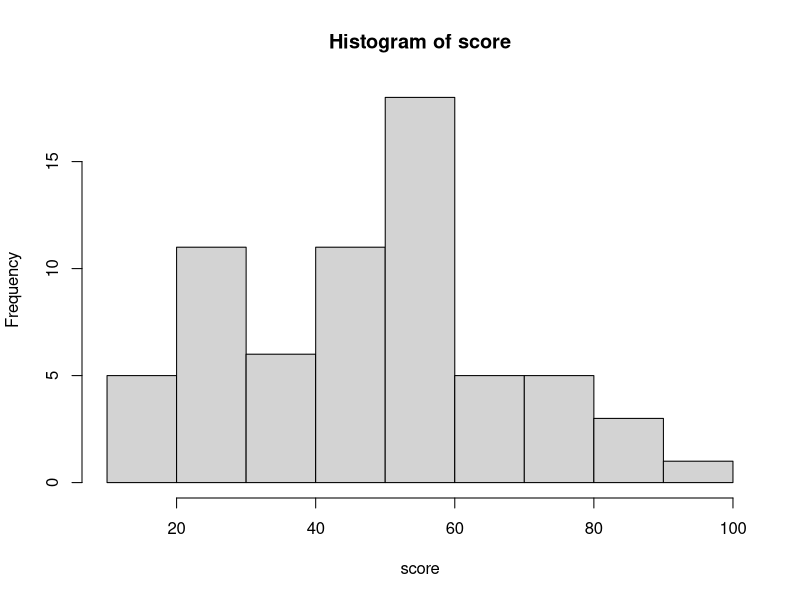
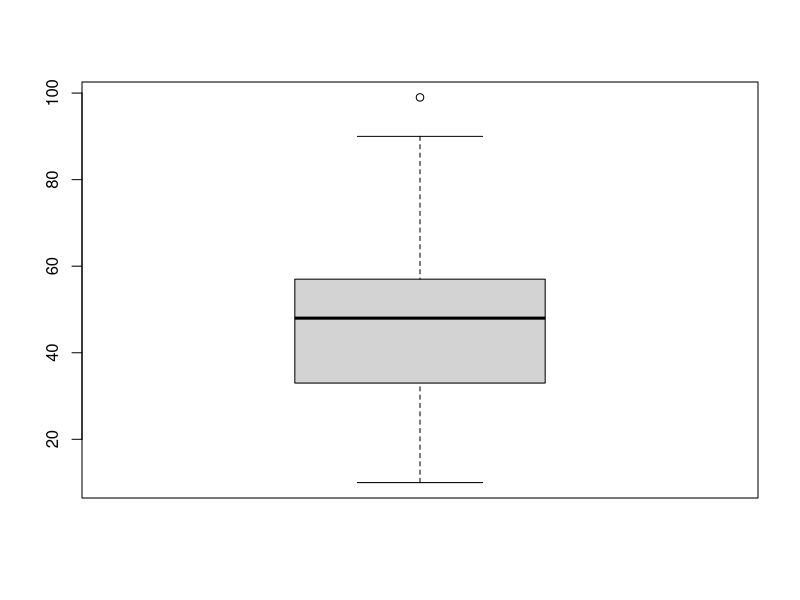

Write R code to recreate these figures, in order.
# Title     : TODO
# Objective : TODO
# Created by: justk
# Created on: 2021-05-09

score <- scan('./chapter4/score.txt')

stem(score)
#줄기-잎 그림
hist(score)
#히스토그램
boxplot(score)
#상자그림